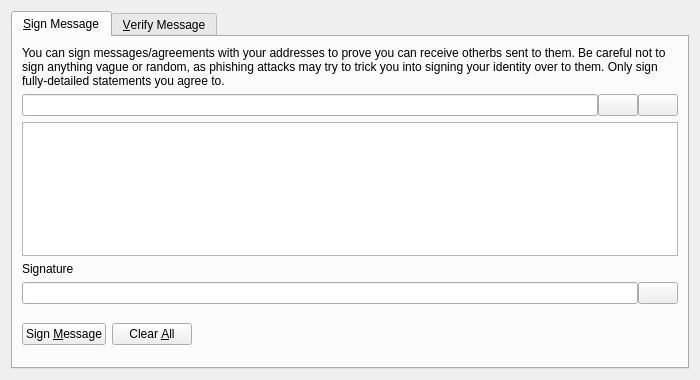
<?xml version="1.0" encoding="UTF-8"?>
<ui version="4.0">
 <class>SignVerifyMessageDialog</class>
 <widget class="QDialog" name="SignVerifyMessageDialog">
  <property name="geometry">
   <rect>
    <x>0</x>
    <y>0</y>
    <width>700</width>
    <height>380</height>
   </rect>
  </property>
  <property name="windowTitle">
   <string>Signatures - Sign / Verify a Message</string>
  </property>
  <property name="modal">
   <bool>true</bool>
  </property>
  <layout class="QVBoxLayout" name="verticalLayout">
   <item>
    <widget class="QTabWidget" name="tabWidget">
     <property name="currentIndex">
      <number>0</number>
     </property>
     <widget class="QWidget" name="tabSignMessage">
      <attribute name="title">
       <string>&amp;Sign Message</string>
      </attribute>
      <layout class="QVBoxLayout" name="verticalLayout_SM">
       <item>
        <widget class="QLabel" name="infoLabel_SM">
         <property name="text">
          <string>You can sign messages/agreements with your addresses to prove you can receive otherbs sent to them. Be careful not to sign anything vague or random, as phishing attacks may try to trick you into signing your identity over to them. Only sign fully-detailed statements you agree to.</string>
         </property>
         <property name="textFormat">
          <enum>Qt::PlainText</enum>
         </property>
         <property name="wordWrap">
          <bool>true</bool>
         </property>
        </widget>
       </item>
       <item>
        <layout class="QHBoxLayout" name="horizontalLayout_1_SM">
         <property name="spacing">
          <number>0</number>
         </property>
         <item>
          <widget class="QValidatedLineEdit" name="addressIn_SM">
           <property name="toolTip">
            <string>The otherb address to sign the message with</string>
           </property>
          </widget>
         </item>
         <item>
          <widget class="QPushButton" name="addressBookButton_SM">
           <property name="toolTip">
            <string>Choose previously used address</string>
           </property>
           <property name="text">
            <string/>
           </property>
           <property name="icon">
            <iconset resource="../otherb.qrc">
             <normaloff>:/icons/address-book</normaloff>:/icons/address-book</iconset>
           </property>
           <property name="shortcut">
            <string>Alt+A</string>
           </property>
           <property name="autoDefault">
            <bool>false</bool>
           </property>
          </widget>
         </item>
         <item>
          <widget class="QPushButton" name="pasteButton_SM">
           <property name="toolTip">
            <string>Paste address from clipboard</string>
           </property>
           <property name="text">
            <string/>
           </property>
           <property name="icon">
            <iconset resource="../otherb.qrc">
             <normaloff>:/icons/editpaste</normaloff>:/icons/editpaste</iconset>
           </property>
           <property name="shortcut">
            <string>Alt+P</string>
           </property>
           <property name="autoDefault">
            <bool>false</bool>
           </property>
          </widget>
         </item>
        </layout>
       </item>
       <item>
        <widget class="QPlainTextEdit" name="messageIn_SM">
         <property name="toolTip">
          <string>Enter the message you want to sign here</string>
         </property>
        </widget>
       </item>
       <item>
        <widget class="QLabel" name="signatureLabel_SM">
         <property name="text">
          <string>Signature</string>
         </property>
         <property name="textFormat">
          <enum>Qt::PlainText</enum>
         </property>
        </widget>
       </item>
       <item>
        <layout class="QHBoxLayout" name="horizontalLayout_2_SM">
         <property name="spacing">
          <number>0</number>
         </property>
         <item>
          <widget class="QLineEdit" name="signatureOut_SM">
           <property name="font">
            <font>
             <italic>true</italic>
            </font>
           </property>
           <property name="readOnly">
            <bool>true</bool>
           </property>
          </widget>
         </item>
         <item>
          <widget class="QPushButton" name="copySignatureButton_SM">
           <property name="toolTip">
            <string>Copy the current signature to the system clipboard</string>
           </property>
           <property name="text">
            <string/>
           </property>
           <property name="icon">
            <iconset resource="../otherb.qrc">
             <normaloff>:/icons/editcopy</normaloff>:/icons/editcopy</iconset>
           </property>
           <property name="autoDefault">
            <bool>false</bool>
           </property>
          </widget>
         </item>
        </layout>
       </item>
       <item>
        <layout class="QHBoxLayout" name="horizontalLayout_3_SM">
         <item>
          <widget class="QPushButton" name="signMessageButton_SM">
           <property name="toolTip">
            <string>Sign the message to prove you own this otherb address</string>
           </property>
           <property name="text">
            <string>Sign &amp;Message</string>
           </property>
           <property name="icon">
            <iconset resource="../otherb.qrc">
             <normaloff>:/icons/edit</normaloff>:/icons/edit</iconset>
           </property>
           <property name="autoDefault">
            <bool>false</bool>
           </property>
          </widget>
         </item>
         <item>
          <widget class="QPushButton" name="clearButton_SM">
           <property name="toolTip">
            <string>Reset all sign message fields</string>
           </property>
           <property name="text">
            <string>Clear &amp;All</string>
           </property>
           <property name="icon">
            <iconset resource="../otherb.qrc">
             <normaloff>:/icons/remove</normaloff>:/icons/remove</iconset>
           </property>
           <property name="autoDefault">
            <bool>false</bool>
           </property>
          </widget>
         </item>
         <item>
          <spacer name="horizontalSpacer_1_SM">
           <property name="orientation">
            <enum>Qt::Horizontal</enum>
           </property>
           <property name="sizeHint" stdset="0">
            <size>
             <width>40</width>
             <height>48</height>
            </size>
           </property>
          </spacer>
         </item>
         <item>
          <widget class="QLabel" name="statusLabel_SM">
           <property name="font">
            <font>
             <weight>75</weight>
             <bold>true</bold>
            </font>
           </property>
           <property name="text">
            <string/>
           </property>
           <property name="wordWrap">
            <bool>true</bool>
           </property>
          </widget>
         </item>
         <item>
          <spacer name="horizontalSpacer_2_SM">
           <property name="orientation">
            <enum>Qt::Horizontal</enum>
           </property>
           <property name="sizeHint" stdset="0">
            <size>
             <width>40</width>
             <height>48</height>
            </size>
           </property>
          </spacer>
         </item>
        </layout>
       </item>
      </layout>
     </widget>
     <widget class="QWidget" name="tabVerifyMessage">
      <attribute name="title">
       <string>&amp;Verify Message</string>
      </attribute>
      <layout class="QVBoxLayout" name="verticalLayout_VM">
       <item>
        <widget class="QLabel" name="infoLabel_VM">
         <property name="text">
          <string>Enter the receiver's address, message (ensure you copy line breaks, spaces, tabs, etc. exactly) and signature below to verify the message. Be careful not to read more into the signature than what is in the signed message itself, to avoid being tricked by a man-in-the-middle attack. Note that this only proves the signing party receives with the address, it cannot prove sendership of any transaction!</string>
         </property>
         <property name="textFormat">
          <enum>Qt::PlainText</enum>
         </property>
         <property name="alignment">
          <set>Qt::AlignLeading|Qt::AlignLeft|Qt::AlignTop</set>
         </property>
         <property name="wordWrap">
          <bool>true</bool>
         </property>
        </widget>
       </item>
       <item>
        <layout class="QHBoxLayout" name="horizontalLayout_1_VM">
         <property name="spacing">
          <number>0</number>
         </property>
         <item>
          <widget class="QValidatedLineEdit" name="addressIn_VM">
           <property name="toolTip">
            <string>The otherb address the message was signed with</string>
           </property>
          </widget>
         </item>
         <item>
          <widget class="QPushButton" name="addressBookButton_VM">
           <property name="toolTip">
            <string>Choose previously used address</string>
           </property>
           <property name="text">
            <string/>
           </property>
           <property name="icon">
            <iconset resource="../otherb.qrc">
             <normaloff>:/icons/address-book</normaloff>:/icons/address-book</iconset>
           </property>
           <property name="shortcut">
            <string>Alt+A</string>
           </property>
           <property name="autoDefault">
            <bool>false</bool>
           </property>
          </widget>
         </item>
        </layout>
       </item>
       <item>
        <widget class="QPlainTextEdit" name="messageIn_VM"/>
       </item>
       <item>
        <widget class="QValidatedLineEdit" name="signatureIn_VM"/>
       </item>
       <item>
        <layout class="QHBoxLayout" name="horizontalLayout_2_VM">
         <item>
          <widget class="QPushButton" name="verifyMessageButton_VM">
           <property name="toolTip">
            <string>Verify the message to ensure it was signed with the specified otherb address</string>
           </property>
           <property name="text">
            <string>Verify &amp;Message</string>
           </property>
           <property name="icon">
            <iconset resource="../otherb.qrc">
             <normaloff>:/icons/transaction_0</normaloff>:/icons/transaction_0</iconset>
           </property>
           <property name="autoDefault">
            <bool>false</bool>
           </property>
          </widget>
         </item>
         <item>
          <widget class="QPushButton" name="clearButton_VM">
           <property name="toolTip">
            <string>Reset all verify message fields</string>
           </property>
           <property name="text">
            <string>Clear &amp;All</string>
           </property>
           <property name="icon">
            <iconset resource="../otherb.qrc">
             <normaloff>:/icons/remove</normaloff>:/icons/remove</iconset>
           </property>
           <property name="autoDefault">
            <bool>false</bool>
           </property>
          </widget>
         </item>
         <item>
          <spacer name="horizontalSpacer_1_VM">
           <property name="orientation">
            <enum>Qt::Horizontal</enum>
           </property>
           <property name="sizeHint" stdset="0">
            <size>
             <width>40</width>
             <height>48</height>
            </size>
           </property>
          </spacer>
         </item>
         <item>
          <widget class="QLabel" name="statusLabel_VM">
           <property name="font">
            <font>
             <weight>75</weight>
             <bold>true</bold>
            </font>
           </property>
           <property name="text">
            <string/>
           </property>
           <property name="wordWrap">
            <bool>true</bool>
           </property>
          </widget>
         </item>
         <item>
          <spacer name="horizontalSpacer_2_VM">
           <property name="orientation">
            <enum>Qt::Horizontal</enum>
           </property>
           <property name="sizeHint" stdset="0">
            <size>
             <width>40</width>
             <height>48</height>
            </size>
           </property>
          </spacer>
         </item>
        </layout>
       </item>
      </layout>
     </widget>
    </widget>
   </item>
  </layout>
 </widget>
 <customwidgets>
  <customwidget>
   <class>QValidatedLineEdit</class>
   <extends>QLineEdit</extends>
   <header>qvalidatedlineedit.h</header>
  </customwidget>
 </customwidgets>
 <resources>
  <include location="../otherb.qrc"/>
 </resources>
 <connections/>
</ui>
